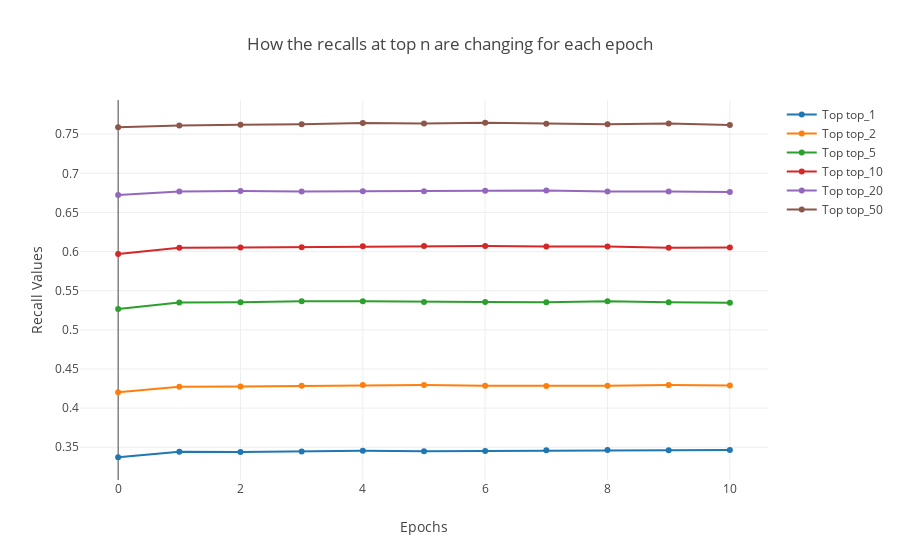

The code cell stored with this chart in its notebook:
### Code cell


### Figure 1 — Plotly figure (JSON) as saved in the notebook; plotly's stock layout.template omitted (floating-point values rounded to 4 significant figures)
{"data": [{"mode": "lines+markers", "name": "Top top_1", "type": "scatter", "x": [0, 1, 2, 3, 4, 5, 6, 7, 8, 9, 10], "y": [0.3372, 0.3442, 0.3438, 0.3444, 0.3456, 0.345, 0.3452, 0.3462, 0.3464, 0.346, 0.3466]}, {"mode": "lines+markers", "name": "Top top_2", "type": "scatter", "x": [0, 1, 2, 3, 4, 5, 6, 7, 8, 9, 10], "y": [0.4204, 0.4272, 0.4276, 0.4284, 0.4296, 0.4296, 0.4286, 0.4282, 0.4284, 0.4294, 0.429]}, {"mode": "lines+markers", "name": "Top top_5", "type": "scatter", "x": [0, 1, 2, 3, 4, 5, 6, 7, 8, 9, 10], "y": [0.5266, 0.5348, 0.5352, 0.5364, 0.5364, 0.5356, 0.5356, 0.5352, 0.5366, 0.5354, 0.5346]}, {"mode": "lines+markers", "name": "Top top_10", "type": "scatter", "x": [0, 1, 2, 3, 4, 5, 6, 7, 8, 9, 10], "y": [0.597, 0.6048, 0.6052, 0.6056, 0.6068, 0.6072, 0.6072, 0.6066, 0.6064, 0.605, 0.6052]}, {"mode": "lines+markers", "name": "Top top_20", "type": "scatter", "x": [0, 1, 2, 3, 4, 5, 6, 7, 8, 9, 10], "y": [0.6724, 0.6768, 0.6774, 0.6768, 0.6772, 0.677, 0.6776, 0.678, 0.6766, 0.6766, 0.676]}, {"mode": "lines+markers", "name": "Top top_50", "type": "scatter", "x": [0, 1, 2, 3, 4, 5, 6, 7, 8, 9, 10], "y": [0.759, 0.7612, 0.762, 0.7626, 0.7642, 0.7636, 0.7646, 0.7634, 0.7628, 0.7636, 0.7618]}], "layout": {"title": "How the recalls at top n are changing for each epoch", "xaxis": {"title": "Epochs"}, "yaxis": {"title": "Recall Values"}}}
